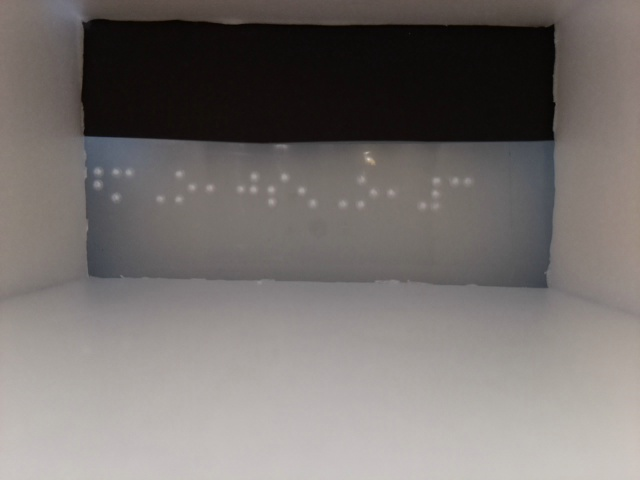
#> input picture vid_process_src/captured_img2/test_cap_img2.jpg, 640 x 480 px, found by its file name
$ python img_process2.py
#> lines starting #> are read from the running program, lines starting #| are printed output that depends on the picture; after the words box and inside, x2 and y2 are one past the last pixel; in counts of white or black regions, pixels touching at a corner belong together
import cv2
import numpy as np

src = cv2.imread('C:/Users/tony8/HandS_Braille/vid_process_src/captured_img2/test_cap_img2.jpg', cv2.IMREAD_COLOR)
#> src is the input picture: shape (480, 640, 3); mean B, G, R 110.5, 113, 118.2
src_gray = cv2.cvtColor(src, cv2.COLOR_BGR2GRAY)

x, y, width, height = 83, 153, 472, 150

cropped_image = src_gray[y: y+height, x:x+width]
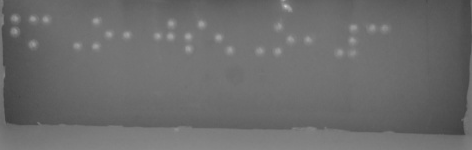
#> cropped_image: shape (150, 472); min 62, max 209, mean 107.6
cv2.imshow('cropped', cropped_image)

equalized = cv2.equalizeHist(cropped_image)
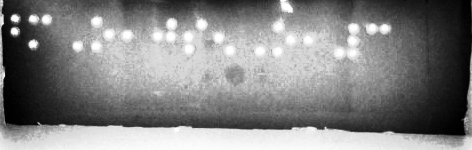
#> equalized: shape (150, 472); min 0, max 255, mean 130.7
cv2.imshow('equalize', equalized)

# kernel = np.array([[-1, -1, -1], [-1, 9, -1], [-1, -1, -1]])

# sharpened_img = cv2.filter2D(equalized, -1, kernel)
# cv2.imshow('sharp', sharpened_img)

img_median = cv2.medianBlur(equalized, 5)
cv2.imshow('first_med', img_median)

img_bilateral = cv2.bilateralFilter(img_median, 9, 15, 15)
cv2.imshow('bilateral', img_bilateral)

img_gaussian1 = cv2.GaussianBlur(img_bilateral, (5, 5), 1)
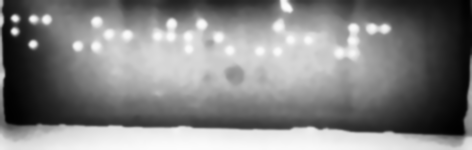
#> img_gaussian1: shape (150, 472); min 0, max 252, mean 130.6
cv2.imshow('gaussian1', img_gaussian1)

img_src_adapt = cv2.adaptiveThreshold(img_gaussian1, 255, cv2.ADAPTIVE_THRESH_GAUSSIAN_C, cv2.THRESH_BINARY_INV, 5, 0.1)
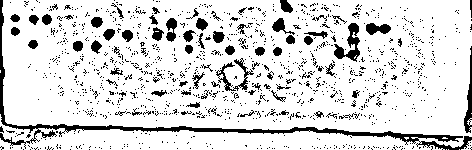
#> img_src_adapt: shape (150, 472); 85.7% white; 1182 black regions (1111 under 20 px), largest, box (x1, y1, x2, y2) and area: (0, 0, 472, 150) 2627, (334, 23, 360, 62) 418, (216, 58, 254, 91) 329
cv2.imshow('binary_adapt', img_src_adapt)

img_median2 = cv2.medianBlur(img_src_adapt, 5)
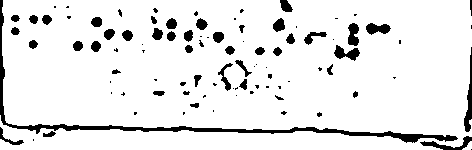
#> img_median2: shape (150, 472); 91.1% white; 95 black regions (49 under 20 px), largest, box (x1, y1, x2, y2) and area: (0, 0, 458, 143) 2206, (464, 47, 472, 132) 296, (420, 136, 472, 150) 233
cv2.imshow('second_median', img_median2)

circles = cv2.HoughCircles(img_median2, cv2.HOUGH_GRADIENT, 1, 17, param1=250, param2=10, minRadius=5, maxRadius=60)
#> circles = 63 rows, first 8: [175.5, 74.5, 56.1], [277.5, 75.5, 53.8], [206.5, 87.5, 43.8], [308.5, 82.5, 48], [327.5, 76.5, 56.1], [147.5, 77.5, 53.8], [88.5, 76.5, 52.7], [284.5, 92.5, 39.4]

circles = np.uint16(np.around(circles))
#> circles = 63 rows, first 8: [176, 74, 56], [278, 76, 54], [206, 88, 44], [308, 82, 48], [328, 76, 56], [148, 78, 54], [88, 76, 53], [284, 92, 39]

for i in circles[0,:]:
    cv2.circle(cropped_image, (int(i[0]),int(i[1])), 2, (0,0,255), 5)
#> this loop made 63 passes
#> i on passes 1 to 12: [176, 74, 56], [278, 76, 54], [206, 88, 44], [308, 82, 48], [328, 76, 56], [148, 78, 54], [88, 76, 53], [284, 92, 39], [212, 72, 32], [232, 74, 12], [68, 74, 56], [198, 58, 29]
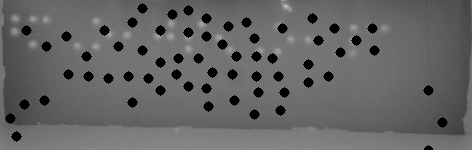
#> cropped_image: shape (150, 472); 6.44% of pixels changed, all inside (x1, y1, x2, y2) = (5, 3, 448, 150)

cv2.circle(src, (83, 153), 2, (255,0,255), 5)
#> src: shape (480, 640, 3); 0.02% of pixels changed, all inside (x1, y1, x2, y2) = (78, 148, 89, 159)
cv2.circle(src, (555, 303), 2, (255,0,255), 5)
#> src: shape (480, 640, 3); mean B, G, R 110.6, 113, 118.3

cv2.imshow('circles', cropped_image)

cv2.waitKey()
cv2.destroyAllWindows()

$ run again, with vid_process_src/captured_img2/test_cap_img1.jpg copied over vid_process_src/captured_img2/test_cap_img2.jpg
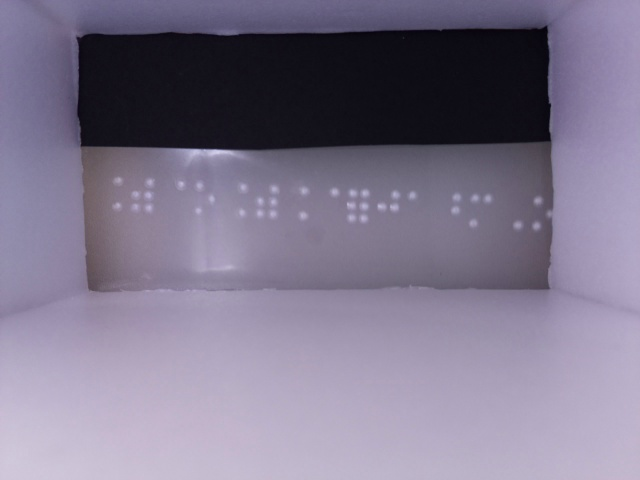
#> input picture vid_process_src/captured_img2/test_cap_img1.jpg, 640 x 480 px, found by its file name
#> src is the input picture: shape (480, 640, 3); mean B, G, R 140.9, 118.8, 126.6
#> `img_src_adapt = cv2.adaptiveThreshold(img_gaussian1, 255, cv2.ADAPTIVE..`:
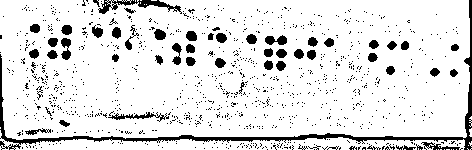
#> img_src_adapt: shape (150, 472); 88.5% white; 1015 black regions (964 under 20 px), largest, box (x1, y1, x2, y2) and area: (0, 0, 472, 150) 2451, (98, 0, 182, 14) 418, (108, 112, 169, 122) 196
#> img_median2: shape (150, 472); 91.7% white; 69 black regions (21 under 20 px), largest, box (x1, y1, x2, y2) and area: (0, 54, 462, 150) 2031, (463, 0, 472, 150) 553, (99, 0, 180, 14) 447
#> `circles = cv2.HoughCircles(img_median2, cv2.HOUGH_GRADIENT, 1, 17, par..`: circles = 47 rows, first 8: [226.5, 84.5, 56.1], [165.5, 84.5, 56.1], [143.5, 58.5, 59.4], [90.5, 80.5, 58.3], [243.5, 84.5, 56], [130.5, 87.5, 52.7], [149.5, 33.5, 34.3], [268.5, 83.5, 56.1]
#> `circles = np.uint16(np.around(circles))`: circles = 47 rows, first 8: [226, 84, 56], [166, 84, 56], [144, 58, 59], [90, 80, 58], [244, 84, 56], [130, 88, 53], [150, 34, 34], [268, 84, 56]
#> the loop `for i in circles[0,:]:` made 47 passes
#> after the loop `for i in circles[0,:]:`:
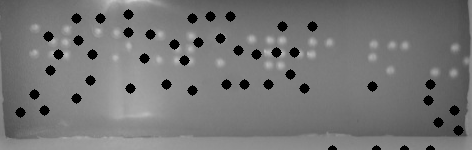
#> cropped_image: shape (150, 472); min 0, max 204, mean 117.1
